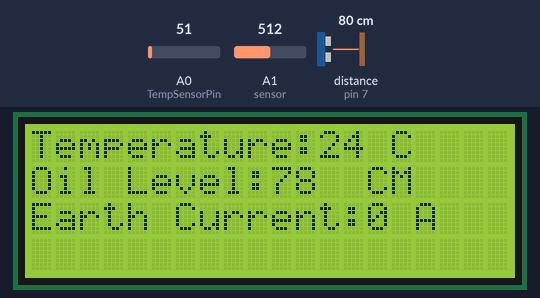
Bench run of a sketch on a simulated Arduino Uno, built with avr-gcc and run on an emulated ATmega328P. On the bench: 20×4 character LCD. Wiring (inferred from the names in the program): ultrasonic range finder: trigger pin 8; echo pin 7. Inputs (shaded band) come from the test bench; at power-on: A0 (TempSensorPin) = 51, A1 (sensor) = 512, distance to the obstacle (sensor on pin 7) 80 cm. The echo pulse lasts 58.3 µs per cm; the modem accepts every AT command (registered, SIM ready, sends succeed) and sends nothing else; what the sketch prints to the serial monitor is not drawn.

Above: at 2.0 s.
2.1 s: A0 (TempSensorPin) set to 163
At 3.64 s:
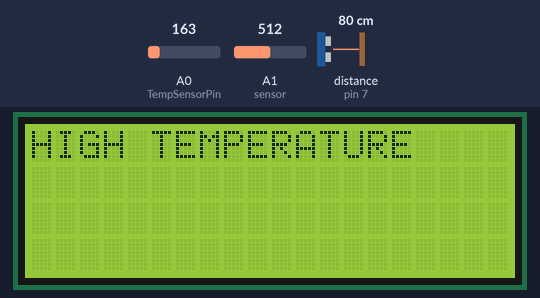
6.1 s: A1 (sensor) set to 484
8.1 s: A1 (sensor) set to 457
At 8.8 s:
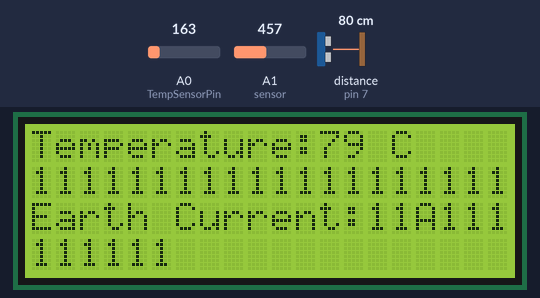
12.1 s: A0 (TempSensorPin) set to 146
At 12.9 s:
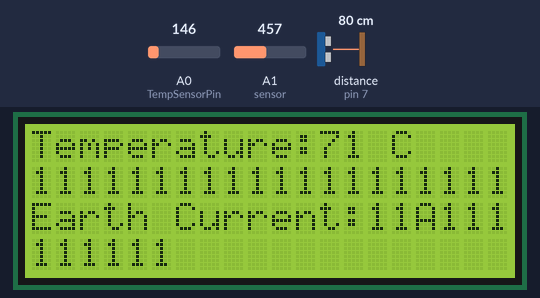
14.5 s: A0 (TempSensorPin) set to 112
At 15.8 s:
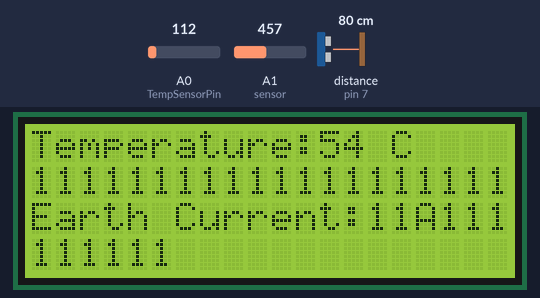
17.4 s: A1 (sensor) set to 511
At 18.8 s:
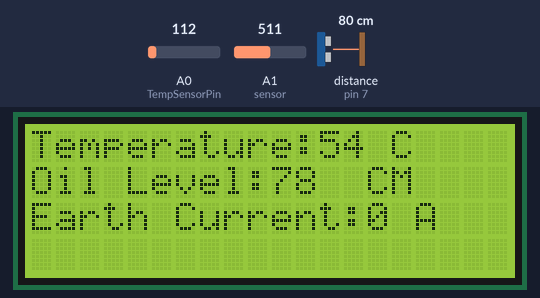
Timing chart, 0 to 20.4 s (numbered marks = the images above; inputs shaded):
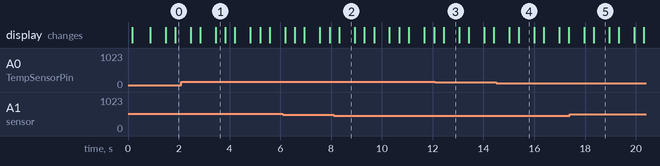

The sketch:

GSM_transformer_monitoring.ino
```cpp
 //FINAL YEAR PROJECT WORK

#include <Wire.h>
#include <LiquidCrystal.h>
#include<SoftwareSerial.h>

LiquidCrystal lcd(12, 11, 5, 4, 3, 2);
SoftwareSerial SIM900(9, 10);


const int trigPin = 8; // Trigger Pin of Ultrasonic Sensor
const int echoPin = 7; // Echo Pin of Ultrasonic Sensor
long duration;
int OilLevel;


int delayTime = 700;

int EarthCurrent;
float SensorReadEarth;
float sensitivity = 0.185;


int temp;
float TempSensorPin = A0;
float vout;


void setup() {
  // put your setup code here, to run once:
pinMode(TempSensorPin,INPUT);
pinMode(trigPin, OUTPUT);
pinMode(echoPin, INPUT);


 Serial.begin(9600);
 SIM900.begin(9600);
 delay(100);

Serial.println(" REMOTE TRANSFORMER MONITORING");
lcd.begin(20,4);
lcd.print("PROJECT WORK");
lcd.setCursor(2,1);
lcd.print("REMOTE");
lcd.setCursor(9,1);
lcd.print("MONITORING");
lcd.setCursor(4,2);
lcd.print("TRANSFORMER");
delay (delayTime);
lcd.clear();

}

void loop() {


//temperature//
vout = analogRead(TempSensorPin);
vout = (vout * 500) / 1023;
temp = vout;


//EARTH CURRENT//
SensorReadEarth = analogRead(A1)*(5.0 / 1023.0);     //We read the sensor output
EarthCurrent = (SensorReadEarth - 2.5)/sensitivity;   //Calculate the current value for earth


// SENSING OIL LEVEL//
digitalWrite(trigPin, LOW);
delayMicroseconds(2);
digitalWrite(trigPin, HIGH);
delayMicroseconds(10);
digitalWrite(trigPin, LOW);
duration = pulseIn(echoPin, HIGH);
OilLevel = duration * 0.034 / 2;


//LCD PRINTING//

lcd.setCursor(0,0);
lcd.print("Temperature:");
lcd.setCursor(12,0);
lcd.print(temp);
lcd.setCursor(15,0);
lcd.print("C");

lcd.setCursor(0,1);
lcd.print("Oil Level:");
lcd.setCursor(10,1);
lcd.print(OilLevel);
lcd.setCursor(14,1);
lcd.print("CM");

lcd.setCursor(0, 2);
lcd.print("Earth Current:");
lcd.setCursor(14, 2);
lcd.print(EarthCurrent,2);
lcd.setCursor(16, 2);
lcd.print("A");
delay(600);

condition();

}

void sms()

{
SIM900.print("AT+CMGF=1\r");
SIM900.println("AT + CMGS = \"+233558254026\"");// recipient's mobile number
Serial.println("AT + CMGS = \"+233558254026\"");// recipient's mobile number
SIM900.println("HIGH TRANSFORMER TEMPERATURE"); // message to send
Serial.println("HIGH TRANSFORMER TEMPERATURE");
SIM900.println((char)26); // End AT command with a ^Z, ASCII code 26
Serial.println((char)26);
SIM900.println();
}

void sms1(){
SIM900.print("AT+CMGF=1\r");
SIM900.println("AT + CMGS = \"+233558245026\"");// recipient's mobile number
Serial.println("AT + CMGS = \"+233558245026\"");// recipient's mobile number
SIM900.println("OIL TANK FULL"); // message to send
Serial.println("OIL TANK FULL");
SIM900.println((char)26); // End AT command with a ^Z, ASCII code 26
Serial.println((char)26);
SIM900.println();

}

void sms2(){
SIM900.print("AT+CMGF=1\r");
SIM900.println("AT + CMGS = \"+233558245026\"");// recipient's mobile number
Serial.println("AT + CMGS = \"+233558245026\"");// recipient's mobile number
SIM900.println("LOW OIL LEVEL"); // message to send
Serial.println("LOW OIL LEVEL");
SIM900.println((char)26); // End AT command with a ^Z, ASCII code 26
Serial.println((char)26);
SIM900.println();
}

void sms3(){
SIM900.print("AT+CMGF=1\r");
SIM900.println("AT + CMGS = \"+233558245026\"");// recipient's mobile number
Serial.println("AT + CMGS = \"+233558254026\"");// recipient's mobile number
SIM900.println("EARTH FAULT CURRENT"); // message to send
Serial.println("EARTH FAULT CURRENT");
SIM900.println((char)26); // End AT command with a ^Z, ASCII code 26
Serial.println((char)26);
SIM900.println();

}

//CONDITIONS
void condition()
{
  if (temp > 75)
{
lcd_tempPrint();
sms();
 delay(300);

  }
if (OilLevel > 800)
{
 lcd_oilLevelFULLPrint();
 sms1();

 delay(1000);
  }else if (OilLevel < 300)
{lcd_oilLevelLOWPrint();
 sms2();
 delay(300);
  }


}


// LCD PRINTING CONDITION//

void lcd_oilLevelFULLPrint()
{
lcd.clear();
lcd.setCursor(1,1);
lcd.clear();                                  //if condition temp for it to print.
lcd.print("OIL TANK FULL");

}

void lcd_oilLevelLOWPrint()
{
lcd.clear();
lcd.setCursor(0,2);
lcd.clear();                                  //if condition temp for it to print.
lcd.print("OIL LEVEL LOW");

}


void lcd_tempPrint()
{
lcd.clear();
lcd.setCursor(0,0);
lcd.clear();                                  //if condition temp for it to print.
lcd.print("HIGH TEMPERATURE");

}
```

Measured:
- the behaviour switches between 474 and 473 on A1 (sensor) (found by bisection; images 1 and 2)
- after the input at 2.1 s, the display: first differs from a run without the input after 0.75 s (image 1 shows a later state)
- after the input at 8.1 s, the display: changes after 0.22 s (image 2)
- after the input at 14.5 s, the display: first differs from a run without the input after 0.89 s (image 4)
- after the input at 17.4 s, the display: first differs from a run without the input after 0.95 s (image 5)
- what the display in image 2 shows lasts 0.6 s, from 8.3 s to 8.9 s
